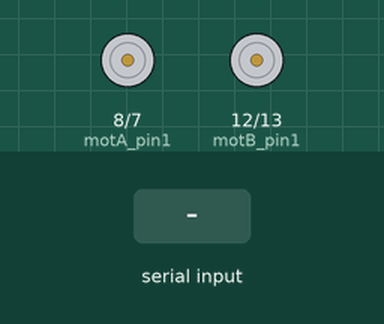
The sketch below on a simulated Arduino Uno, built with avr-gcc and run on an emulated ATmega328P. On the bench: motor-driver pin pairs drawn as motors (green arrow = first pin HIGH = forward, orange = second pin HIGH = backward, longer = more drive, scaled by the enable pin). The inputs (shaded band) are chosen by the test bench. What the sketch prints to the serial monitor is not drawn.

Above: at 1.2 s.
1.3 s: "F" received over Serial
At 1.6 s:
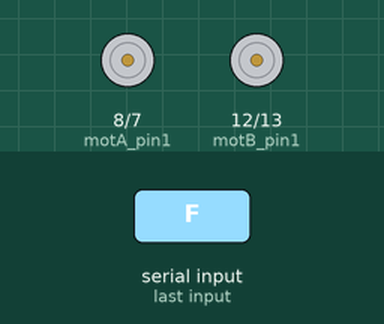
2.8 s: "L" received over Serial
At 4.0 s:
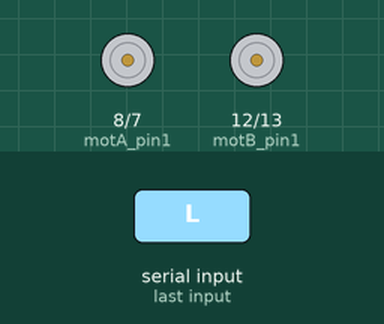
4.3 s: "R" received over Serial
At 5.3 s:
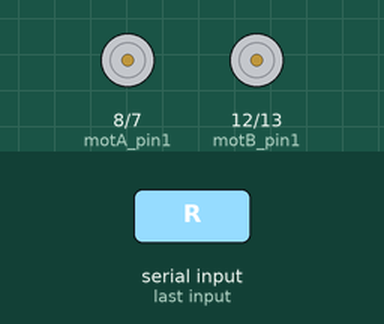
5.8 s: "B" received over Serial
At 6.3 s:
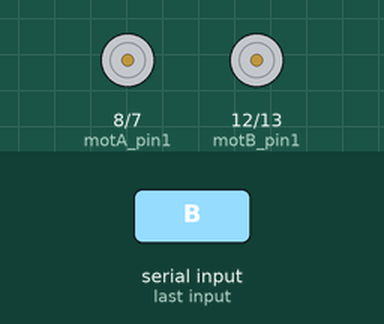
Timing chart, 0 to 8.3 s (numbered marks = the images above; inputs shaded):
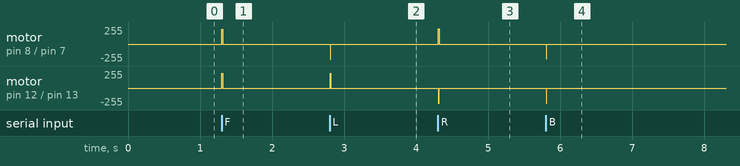

The sketch:

Code_1.ino
```cpp
const int motA_pin1=8;
const int motA_pin2=7;
const int motA_EN=5;

const int motB_pin1=12;
const int motB_pin2=13;
const int motB_EN=6;

char speed=220;
char change_speed_add=30;

int command=0;

void setup() {
 motor_init();
 Serial.begin(9600);
}

void loop() {
if(Serial.available()>0){
  command = Serial.read();

if(command==70){
  forward();
}

else if(command==76){
  left();
}

else if(command==82){
  right();
}

else if(command==66){
  reverse();
}

else{
  stop();
}

Serial.println(command);
}

else{
  stop();
}

}

void motor_init(){
  pinMode(motA_pin1,OUTPUT);
  pinMode(motA_pin2,OUTPUT);

  pinMode(motB_pin1,OUTPUT);
  pinMode(motB_pin2,OUTPUT);

  pinMode(motA_EN,OUTPUT);
  pinMode(motB_EN,OUTPUT);

  analogWrite(motA_EN,0);
  digitalWrite(motA_pin1,LOW);
  digitalWrite(motA_pin2,LOW);

  analogWrite(motB_EN,0);
  digitalWrite(motB_pin1,LOW);
  digitalWrite(motB_pin2,LOW);
}

void forward(){
  Serial.print("fwd");

  analogWrite(motA_EN,speed);
  analogWrite(motB_EN,speed);

  digitalWrite(motA_pin1,HIGH);
  digitalWrite(motA_pin2,LOW);

  digitalWrite(motB_pin1,HIGH);
  digitalWrite(motB_pin2,LOW);
}

void reverse(){
  Serial.print("rev");

  analogWrite(motA_EN,speed);
  analogWrite(motB_EN,speed);

  digitalWrite(motA_pin1,LOW);
  digitalWrite(motA_pin2,HIGH);

  digitalWrite(motB_pin1,LOW);
  digitalWrite(motB_pin2,HIGH);
}

void left(){
  Serial.print("left");

  analogWrite(motA_EN,speed+10);
  digitalWrite(motA_pin1,LOW);
  digitalWrite(motA_pin2,HIGH);

  analogWrite(motB_EN,speed-10);
  digitalWrite(motB_pin1,HIGH);
  digitalWrite(motB_pin2,LOW);
}

void right(){
  Serial.print("right");

  analogWrite(motA_EN,speed-10);
  digitalWrite(motA_pin1,HIGH);
  digitalWrite(motA_pin2,LOW);

  analogWrite(motB_EN,speed+10);
  digitalWrite(motB_pin1,LOW);
  digitalWrite(motB_pin2,HIGH);
}

void stop(){
  Serial.print("stop");

  analogWrite(motA_EN,0);
  digitalWrite(motA_pin1,LOW);
  digitalWrite(motA_pin2,LOW);

  analogWrite(motB_EN,0);
  digitalWrite(motB_pin1,LOW);
  digitalWrite(motB_pin2,LOW);
}
```

Measured:
- after the input at 1.3 s, motor on pin 8 (motA_pin1) / pin 7 (motA_pin2), motor on pin 12 (motB_pin1) / pin 13 (motB_pin2): stopped → forward 220/255 at once, → stopped 0.01 s later
- after the input at 2.8 s, motor on pin 8 (motA_pin1) / pin 7 (motA_pin2): stopped → backward 230/255 at once, → stopped 0.01 s later; motor on pin 12 (motB_pin1) / pin 13 (motB_pin2): stopped → forward 220/255 at once, → stopped 0.01 s later
- after the input at 4.3 s, motor on pin 8 (motA_pin1) / pin 7 (motA_pin2): stopped → forward 230/255 at once, → stopped 0.01 s later; motor on pin 12 (motB_pin1) / pin 13 (motB_pin2): stopped → backward 230/255 at once, → stopped 0.01 s later
- after the input at 5.8 s, motor on pin 8 (motA_pin1) / pin 7 (motA_pin2): stopped → backward 220/255 at once, → stopped 0.01 s later; motor on pin 12 (motB_pin1) / pin 13 (motB_pin2): stopped → backward 230/255 at once, → stopped 0.01 s later
